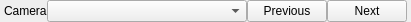
<?xml version="1.0" encoding="UTF-8"?>
<ui version="4.0">
 <class>CamerasPanel</class>
 <widget class="QWidget" name="CamerasPanel">
  <property name="geometry">
   <rect>
    <x>0</x>
    <y>0</y>
    <width>423</width>
    <height>27</height>
   </rect>
  </property>
  <property name="windowTitle">
   <string>Form</string>
  </property>
  <layout class="QGridLayout" name="gridLayout">
   <property name="sizeConstraint">
    <enum>QLayout::SetFixedSize</enum>
   </property>
   <property name="leftMargin">
    <number>4</number>
   </property>
   <property name="topMargin">
    <number>0</number>
   </property>
   <property name="rightMargin">
    <number>4</number>
   </property>
   <property name="bottomMargin">
    <number>0</number>
   </property>
   <property name="verticalSpacing">
    <number>0</number>
   </property>
   <item row="2" column="0" colspan="5">
    <widget class="QStackedWidget" name="CamerasStack">
     <property name="sizePolicy">
      <sizepolicy hsizetype="Minimum" vsizetype="Minimum">
       <horstretch>0</horstretch>
       <verstretch>0</verstretch>
      </sizepolicy>
     </property>
     <property name="minimumSize">
      <size>
       <width>0</width>
       <height>0</height>
      </size>
     </property>
     <property name="maximumSize">
      <size>
       <width>16777215</width>
       <height>16777215</height>
      </size>
     </property>
     <property name="currentIndex">
      <number>-1</number>
     </property>
    </widget>
   </item>
   <item row="1" column="0" colspan="5">
    <layout class="QHBoxLayout" name="NavigationLayout">
     <property name="topMargin">
      <number>0</number>
     </property>
     <item>
      <widget class="QLabel" name="label">
       <property name="sizePolicy">
        <sizepolicy hsizetype="Fixed" vsizetype="Preferred">
         <horstretch>0</horstretch>
         <verstretch>0</verstretch>
        </sizepolicy>
       </property>
       <property name="text">
        <string>Camera</string>
       </property>
      </widget>
     </item>
     <item>
      <widget class="QComboBox" name="Cameras">
       <property name="sizePolicy">
        <sizepolicy hsizetype="Fixed" vsizetype="Fixed">
         <horstretch>0</horstretch>
         <verstretch>0</verstretch>
        </sizepolicy>
       </property>
       <property name="minimumSize">
        <size>
         <width>200</width>
         <height>0</height>
        </size>
       </property>
       <property name="maximumSize">
        <size>
         <width>200</width>
         <height>16777215</height>
        </size>
       </property>
      </widget>
     </item>
     <item>
      <layout class="QHBoxLayout" name="horizontalLayout">
       <property name="sizeConstraint">
        <enum>QLayout::SetFixedSize</enum>
       </property>
       <property name="leftMargin">
        <number>0</number>
       </property>
       <item>
        <widget class="QPushButton" name="Previous">
         <property name="text">
          <string>Previous</string>
         </property>
        </widget>
       </item>
       <item>
        <widget class="QPushButton" name="Next">
         <property name="text">
          <string>Next</string>
         </property>
        </widget>
       </item>
       <item>
        <spacer name="horizontalSpacer">
         <property name="orientation">
          <enum>Qt::Horizontal</enum>
         </property>
         <property name="sizeHint" stdset="0">
          <size>
           <width>0</width>
           <height>20</height>
          </size>
         </property>
        </spacer>
       </item>
      </layout>
     </item>
    </layout>
   </item>
  </layout>
 </widget>
 <resources/>
 <connections/>
</ui>
